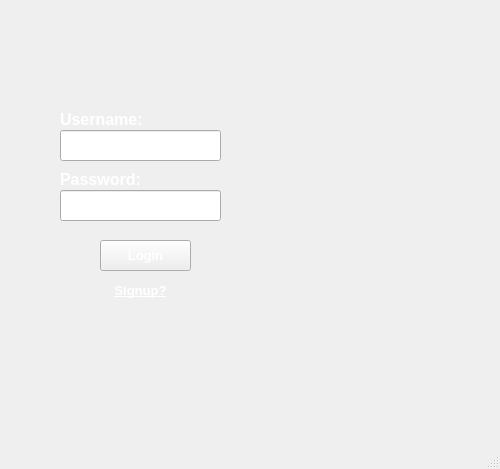
<?xml version="1.0" encoding="UTF-8"?>
<ui version="4.0">
 <class>MainWindow</class>
 <widget class="QMainWindow" name="MainWindow">
  <property name="geometry">
   <rect>
    <x>0</x>
    <y>0</y>
    <width>500</width>
    <height>469</height>
   </rect>
  </property>
  <property name="windowTitle">
   <string>Login</string>
  </property>
  <property name="styleSheet">
   <string notr="true"/>
  </property>
  <widget class="QWidget" name="centralwidget">
   <property name="styleSheet">
    <string notr="true">background-image: url(:/newPrefix/BG.JPG);</string>
   </property>
   <widget class="QLineEdit" name="userLine">
    <property name="geometry">
     <rect>
      <x>60</x>
      <y>130</y>
      <width>161</width>
      <height>31</height>
     </rect>
    </property>
    <property name="font">
     <font>
      <pointsize>10</pointsize>
     </font>
    </property>
    <property name="styleSheet">
     <string notr="true">color: rgb(255, 255, 255);</string>
    </property>
   </widget>
   <widget class="QLineEdit" name="passLine">
    <property name="geometry">
     <rect>
      <x>60</x>
      <y>190</y>
      <width>161</width>
      <height>31</height>
     </rect>
    </property>
    <property name="font">
     <font>
      <pointsize>10</pointsize>
     </font>
    </property>
    <property name="styleSheet">
     <string notr="true">color: rgb(255, 255, 255);</string>
    </property>
   </widget>
   <widget class="QLabel" name="userLabel">
    <property name="geometry">
     <rect>
      <x>60</x>
      <y>110</y>
      <width>81</width>
      <height>16</height>
     </rect>
    </property>
    <property name="font">
     <font>
      <pointsize>12</pointsize>
      <weight>75</weight>
      <bold>true</bold>
     </font>
    </property>
    <property name="text">
     <string>&lt;html&gt;&lt;head/&gt;&lt;body&gt;&lt;p&gt;&lt;span style=&quot; color:#ffffff;&quot;&gt;Username:&lt;/span&gt;&lt;/p&gt;&lt;/body&gt;&lt;/html&gt;</string>
    </property>
   </widget>
   <widget class="QLabel" name="passLabel">
    <property name="geometry">
     <rect>
      <x>60</x>
      <y>170</y>
      <width>81</width>
      <height>16</height>
     </rect>
    </property>
    <property name="font">
     <font>
      <pointsize>12</pointsize>
      <weight>75</weight>
      <bold>true</bold>
     </font>
    </property>
    <property name="text">
     <string>&lt;html&gt;&lt;head/&gt;&lt;body&gt;&lt;p&gt;&lt;span style=&quot; color:#ffffff;&quot;&gt;Password:&lt;/span&gt;&lt;/p&gt;&lt;/body&gt;&lt;/html&gt;</string>
    </property>
   </widget>
   <widget class="QPushButton" name="loginButton">
    <property name="geometry">
     <rect>
      <x>100</x>
      <y>240</y>
      <width>91</width>
      <height>31</height>
     </rect>
    </property>
    <property name="font">
     <font>
      <pointsize>10</pointsize>
      <weight>75</weight>
      <bold>true</bold>
     </font>
    </property>
    <property name="styleSheet">
     <string notr="true">color: rgb(255, 255, 255);</string>
    </property>
    <property name="text">
     <string>Login</string>
    </property>
   </widget>
   <widget class="QPushButton" name="registerButton">
    <property name="geometry">
     <rect>
      <x>80</x>
      <y>280</y>
      <width>121</width>
      <height>21</height>
     </rect>
    </property>
    <property name="font">
     <font>
      <pointsize>10</pointsize>
      <weight>75</weight>
      <bold>true</bold>
      <underline>true</underline>
     </font>
    </property>
    <property name="autoFillBackground">
     <bool>false</bool>
    </property>
    <property name="styleSheet">
     <string notr="true">color: rgb(255, 255, 255);</string>
    </property>
    <property name="text">
     <string>Signup?</string>
    </property>
    <property name="flat">
     <bool>true</bool>
    </property>
   </widget>
  </widget>
  <widget class="QMenuBar" name="menubar">
   <property name="geometry">
    <rect>
     <x>0</x>
     <y>0</y>
     <width>500</width>
     <height>21</height>
    </rect>
   </property>
  </widget>
  <widget class="QStatusBar" name="statusbar"/>
 </widget>
 <resources>
  <include location="bgi.qrc"/>
 </resources>
 <connections/>
</ui>
